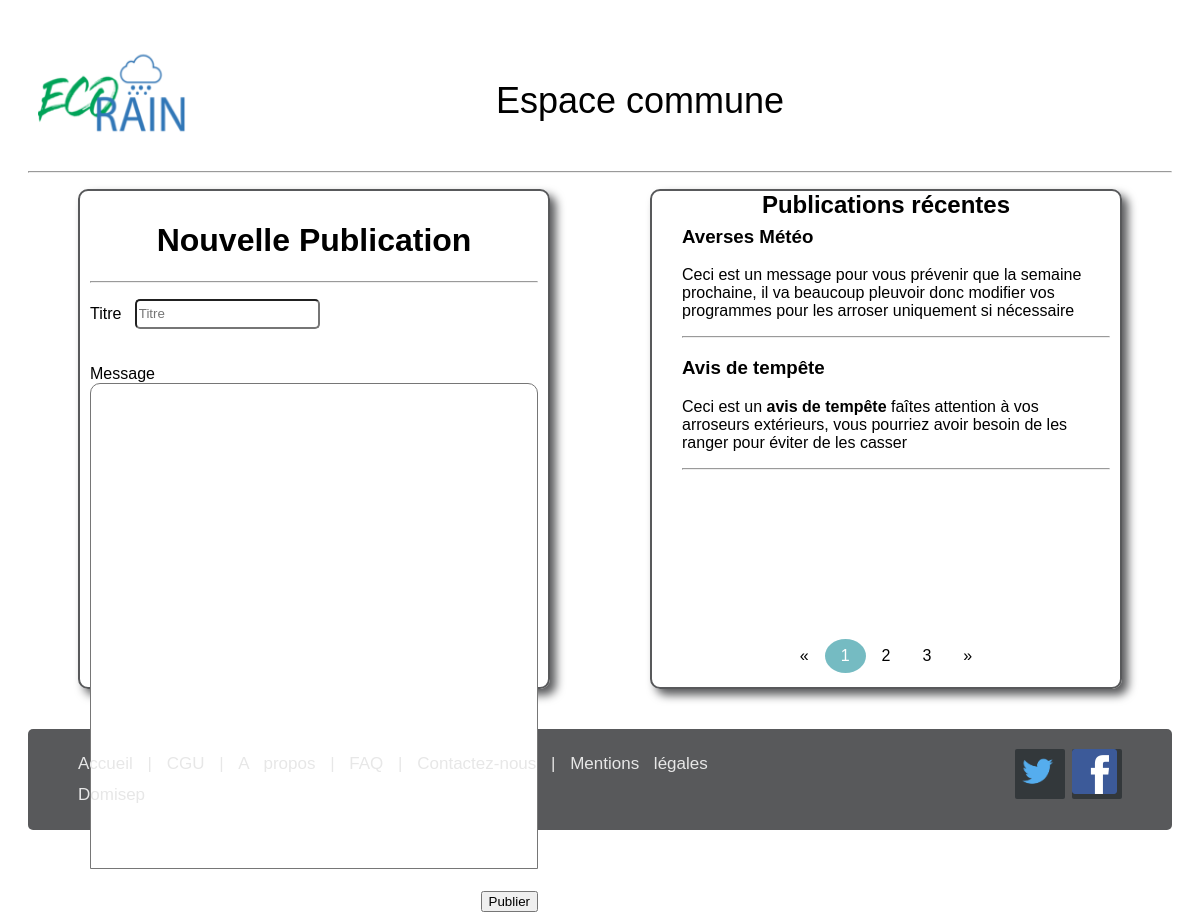
Page /controleurs/Mairie.php on the committed database.
### tables this page shows
CREATE TABLE IF NOT EXISTS `publication` (
                                             `id_pub`         int(11)      NOT NULL AUTO_INCREMENT,
                                             `titre_pub`      varchar(255) NOT NULL,
                                             `contenu_pub`    text         NOT NULL,
                                             `fichier_pub`    varchar(255) DEFAULT NULL,
                                             `date_envoi_pub` datetime     NOT NULL,
                                             `id_util`        int(11)      NOT NULL,
                                             PRIMARY KEY (`id_pub`),
                                             KEY `publication_utilisateur_id_util_fk` (`id_util`)
);

### modele/Database.php (called while the page is built, shortened)
<?php
class Database
{
    public function __construct()
    {
        try {
            $dataSourceName = "mysql:host=localhost;dbname=g2e;charset=utf8";
            $user           = "root";
            $password       = "";
            $options        = array(PDO::ATTR_ERRMODE => PDO::ERRMODE_EXCEPTION);
            $this->bdd      = new PDO($dataSourceName, $user, $password, $options);
        }
        catch (\Exception $e) {
            die('Erreur de connexion : ' . $e->getMessage());
        }
    }
}

### modele/Publication.php (called while the page is built, shortened)
<?php
require_once "Database.php";
class Publication extends Database
{
    public function getAllPublications(string $table)
    {
        return $this->bdd->query("SELECT * FROM " . $table);
    }
}

### vue/publication.php (the view, shortened to what this page needs)
<body>
<div class="ligne">
    <div class="col-gauche">
        <form action="index.php?cible=Mairie&fonction=ajouter-publication" method="post" accept-charset="UTF-8"
              enctype="multipart/form-data">
            <h1 class="centre">Nouvelle Publication</h1>
            <hr>
            <label for="titre">Titre &nbsp;</label>
            <input type="text" id="titre-publication" name="titre-publication" placeholder="Titre" required>
            <br><br><br>
            <label for="content-publication">Message</label>
            <textarea name="content-publication" id="content-publication" cols="30" rows="20"></textarea>
            <br><br>
            <div class="droite">
                <input type="submit" name="submit" value="Publier">
            </div>
        </form>
    </div>
    <div class="col-droite">
        <h2 class="centre recent-pub">Publications récentes</h2>
        <div class="publications">
            <?php $publication = new Publication();
            $allPublications   = $publication->getAllPublications($publication->tablePublication);
            foreach ($allPublications as $publication) { ?>
                <h3><?= $publication['titre_pub'] ?></h3>
                <?= $publication['contenu_pub'] ?>
                <hr>
            <?php } ?>
        </div>
        <div class="pub centre">
            <div class="footer-publication">
                <div class="pagination v-bas">
                    <a href="#">&laquo;</a>
                    <a href="#" class="active">1</a>
                    <a href="#">2</a>
                    <a href="#">3</a>
                    <a href="#">&raquo;</a>
                </div>
            </div>
        </div>
    </div>
</div>
</body>

### controleurs/Mairie.php (shortened to what this page needs)
<?php
require "modele/Publication.php";
if (!isset($_GET['fonction']) || empty($_GET['fonction'])) {
    $fonction = "accueil";
} else {
    $fonction = $_GET['fonction'];
}
switch ($fonction) {
    case "accueil":
        $head  = '<link rel="stylesheet" href="vue/css/publication.css">';
        $title = "Espace commune";
        $vue   = "publication";
        break;
}
if (isset($vue)) {
    include("vue/header.php");
    include("vue/" . $vue . ".php");
    include("vue/footer.php");
} elseif ($vue == null) {
} else {
    include("vue/header.php");
    include("vue/erreur404.php");
    include("vue/footer.php");
}

### vue/header.php (shortened to what this page needs)
<!DOCTYPE html>
<html lang="fr">
<head>
    <link rel="stylesheet" href="vue/css/style.css">
    <link rel="stylesheet" href="vue/css/base.css">
    <link rel="stylesheet" href="vue/css/notifications.css">
    <?php if (isset($head)) {
        echo $head;
    } ?>
</head>
<body>
<br>
<header class="space-between">
    <a href="index.php">
        <img class="logo" src="vue/images/logo_153x94.png" alt="ecorain">
    </a>
    <div class="v-centre">
        <?php if (isset($title)) {
            echo $title;
        } ?>
    </div>
    <?php if (isset($_SESSION['user_id']) && !empty($_SESSION['user_id'])) { ?>
        <div class="dropdown">
            <button class="button" onclick="toggleDropdown('user-dropdown')">
                <img class="img-compte" src="vue/images/compte.png" alt="compte"/>
                <br>
                <?php if (isset($_SESSION['user_name'])) {
                    echo $_SESSION['user_name'];
                } else {
                    echo "Votre compte";
                } ?>
            </button>
            <div id="user-dropdown" class="dropdown-content">
                <a href="index.php?cible=gestion&fonction=accueil">Paramètres</a>
                <a href="index.php?cible=utilisateurs&fonction=ticket">Tickets</a>
                <a href="index.php?cible=utilisateurs&fonction=logout">Déconnexion</a>
            </div>
        </div>
    <?php } else { ?>
        <div>&nbsp;&nbsp;&nbsp;&nbsp;&nbsp;&nbsp;&nbsp;</div>
    <?php } ?>
</header>
<hr>

### vue/footer.php (shortened to what this page needs)
<footer class="space-between">
    <div class="footer_gauche">
        <p class="footer_liens">
            <a href="index.php" title="Accueil">Accueil</a> |
            <a href="" title="CGU">CGU</a> |
            <a href="" title="A Propos">A propos</a> |
            <a href="index.php?cible=utilisateurs&fonction=faq" title="FAQ">FAQ</a> |
            <a href="" title="Contactez-nous">Contactez-nous</a> |
            <a href="">Mentions légales</a>
        </p>
        <p>Domisep</p>
    </div>
    <div class="footer_droit">
        <a href=""><img class="img-footer" src="vue/images/twitter.png" alt="twitter"></a>
        <a href=""><img class="img-footer" src="vue/images/facebook.png" alt="facebook"></a>
    </div>
</footer>
</body>
</html>

### vue/css/style.css (style rules this page uses)
:root { --gris-noir : rgb(88, 89, 91); --gris-clair : rgb(231, 231, 231); --bleu-clair : rgb(117, 187, 194); --bleu-fonce : rgb(62, 102, 108); --vert : rgb(133, 195, 140); --red : #f44336; --blanc : #fff; --noir : #000; --radius : 10px; --input-radius : 5px; --padding : 15px; }
* { box-sizing : border-box; font-family : Trebuchet, Arial, sans-serif; }
body { padding : 20px; }
hr { display : block; margin : 1em auto; border : 1px inset; }
a { text-decoration : none; }
b, .b, .strong { font-weight : bolder; }
.ligne { display : flex; flex-flow : row wrap; justify-content : center; width : 100%; }
.col-gauche, .col-droite { flex : 1 1 40%; padding : 10px; height : 500px; margin : 0 50px 40px; border-radius : var(--radius); border : 2px solid var(--gris-noir); box-shadow : 6px 6px 10px var(--gris-noir); }
.centre { display : flex; justify-content : center; }
.droite { display : flex; justify-content : flex-end; }
.space-between { display : flex; justify-content : space-between; }
.v-centre { display : flex; align-items : center; }
.v-bas { display : flex; align-items : flex-end; }
textarea { border-top-left-radius : var(--radius); border-top-right-radius : var(--radius); resize : none; font-size : 1.3em; width : 100%; }
input[type=text], input[type=number], input[type=password], input[type=email], input[type=datetime-local], input[type=date] { border-radius : var(--input-radius); height : 30px; }
.active { background-color : var(--bleu-clair) !important; }

### vue/css/base.css (style rules this page uses)
header { padding : 0 10px; font-size : 3vw; }
footer { display : flex; border-radius : 5px; background-color : #58595b; width : 100%; padding : 20px 50px; line-height : 2; text-align : left; }
.footer_gauche p { font-size : 17px; margin : 0; line-height : 1.8; color : rgb(231, 231, 231); word-spacing : 10px; }
.footer_liens a { display : inline-flex; color : rgb(231, 231, 231); }
footer .footer_droit a { display : inline-flex; width : 50px; height : 50px; background-color : #33383b; border-radius : 2px; margin-left : 3px; }
.img-footer { width : 45px; height : 45px; }
.logo { width : 150px; height : 100px; }

### vue/css/publication.css (style rules this page uses)
.pagination { display : inline-block; }
.pagination > a { color : var(--noir); float : left; padding : 8px 16px; text-decoration : none; }
.pagination > a.active { background-color : var(--vert); color : var(--blanc); border-radius : 100%; }
.recent-pub { position : sticky; margin-top : -10px; background-color : var(--blanc); }
.pub { position : relative; }
.publications { padding-left : 20px; padding-top : 20px; margin-top : -52px; height : inherit; overflow-y : auto; }
.footer-publication { position : absolute; bottom : 10px; background-color : var(--blanc); }

### rows in the picture
publication: titre_pub "Averses Météo", contenu_pub "Ceci est un message pour vous prévenir que la semaine prochaine, il va beaucoup pleuvoir donc modifier vos programmes pour les arroser uniquement si nécessaire"
publication: titre_pub "Avis de tempête", contenu_pub "Ceci est un avis de tempête faîtes attention à vos arroseurs extérieurs, vous pourriez avoir besoin de les ranger pour éviter de les casser"

### other values in the picture
$title "Espace commune"
